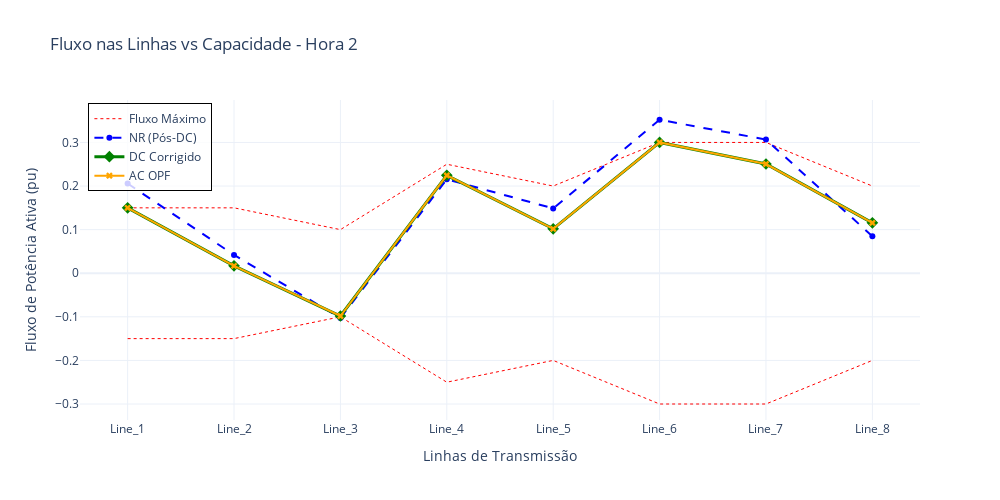

Notebook source saved alongside this figure:
### Code cell
# --- 1. Configuração e Tratamento de Dados ---
h_plot = 2  # Escolha a hora que quiser analisar

# Recupera os nomes e os limites INDIVIDUAIS de cada linha
line_names = [l.name for l in NET.lines]
limits     = np.array([l.flow_max_pu for l in NET.lines])

# Garante que os dados de fluxo estão em numpy array para indexação [h_plot]
f_nr   = np.array(flows_out_nr)
f_corr = np.array(flows_out_dc_corr)
f_ac   = np.array(flows_out_ac)

fig = go.Figure()

# --- 2. Plota os Limites (O "Envelope") ---
# Limite Superior (P_max)
fig.add_trace(go.Scatter(
    x=line_names, 
    y=limits,
    mode='lines', 
    name='Fluxo Máximo',
    line=dict(color='red', width=1, dash='dot'), # Linha pontilhada vermelha
    hoverinfo='y+name'
))

# Limite Inferior (-P_max)
fig.add_trace(go.Scatter(
    x=line_names, 
    y=-limits,
    mode='lines', 
    name='Fluxo Mínimo',
    line=dict(color='red', width=1, dash='dot'),
    showlegend=False, # Não precisa poluir a legenda duas vezes
    hoverinfo='skip'
))

# --- 3. Plota os Fluxos dos Métodos ---

# NR (Estado Inicial/Violado)
fig.add_trace(go.Scatter(
    x=line_names, 
    y=f_nr[h_plot],
    mode='lines+markers', 
    name='NR (Pós-DC)',
    line=dict(color='blue', width=2, dash='dash'),
    marker=dict(symbol='circle')
))

# DC Corrigido (Sua Solução MinDeviation)
fig.add_trace(go.Scatter(
    x=line_names, 
    y=f_corr[h_plot],
    mode='lines+markers', 
    name='DC Corrigido',
    line=dict(color='green', width=3),
    marker=dict(size=9, symbol='diamond')
))

# AC OPF (Referência Ideal)
fig.add_trace(go.Scatter(
    x=line_names, 
    y=f_ac[h_plot],
    mode='lines+markers', 
    name='AC OPF',
    line=dict(color='orange', width=2),
    marker=dict(symbol='x')
))

# --- 4. Layout Quadrado e Limpo ---
fig.update_layout(
    title=f"Fluxo nas Linhas vs Capacidade - Hora {h_plot}",
    xaxis_title="Linhas de Transmissão",
    yaxis_title="Fluxo de Potência Ativa (pu)",
    
    # Deixa o gráfico quadrado
    width=1000,
    height=500,
    autosize=False,
    
    template="plotly_white",
    hovermode="x unified", # Mostra todos os valores ao passar o mouse numa linha
    legend=dict(
        x=0.01, y=0.99, 
        bgcolor='rgba(255, 255, 255, 0.8)',
        bordercolor="Black",
        borderwidth=1
    )
)

fig.show()

### Figure 1 — Plotly figure (JSON) as saved in the notebook; plotly's stock layout.template omitted (floating-point values rounded to 4 significant figures)
{"data": [{"hoverinfo": "y+name", "line": {"color": "red", "dash": "dot", "width": 1}, "mode": "lines", "name": "Fluxo Máximo", "type": "scatter", "x": ["Line_1", "Line_2", "Line_3", "Line_4", "Line_5", "Line_6", "Line_7", "Line_8"], "y": [0.15, 0.15, 0.1, 0.25, 0.2, 0.3, 0.3, 0.2]}, {"hoverinfo": "skip", "line": {"color": "red", "dash": "dot", "width": 1}, "mode": "lines", "name": "Fluxo Mínimo", "showlegend": false, "type": "scatter", "x": ["Line_1", "Line_2", "Line_3", "Line_4", "Line_5", "Line_6", "Line_7", "Line_8"], "y": [-0.15, -0.15, -0.1, -0.25, -0.2, -0.3, -0.3, -0.2]}, {"line": {"color": "blue", "dash": "dash", "width": 2}, "marker": {"symbol": "circle"}, "mode": "lines+markers", "name": "NR (Pós-DC)", "type": "scatter", "x": ["Line_1", "Line_2", "Line_3", "Line_4", "Line_5", "Line_6", "Line_7", "Line_8"], "y": [0.2058, 0.04196, -0.1027, 0.2155, 0.1487, 0.3521, 0.3067, 0.08475]}, {"line": {"color": "green", "width": 3}, "marker": {"size": 9, "symbol": "diamond"}, "mode": "lines+markers", "name": "DC Corrigido", "type": "scatter", "x": ["Line_1", "Line_2", "Line_3", "Line_4", "Line_5", "Line_6", "Line_7", "Line_8"], "y": [0.15, 0.01701, -0.09817, 0.2245, 0.1019, 0.3, 0.2505, 0.1155]}, {"line": {"color": "orange", "width": 2}, "marker": {"symbol": "x"}, "mode": "lines+markers", "name": "AC OPF", "type": "scatter", "x": ["Line_1", "Line_2", "Line_3", "Line_4", "Line_5", "Line_6", "Line_7", "Line_8"], "y": [0.15, 0.01696, -0.09818, 0.2244, 0.1018, 0.3, 0.2505, 0.1154]}], "layout": {"autosize": false, "height": 500, "hovermode": "x unified", "legend": {"bgcolor": "rgba(255, 255, 255, 0.8)", "bordercolor": "Black", "borderwidth": 1, "x": 0.01, "y": 0.99}, "title": {"text": "Fluxo nas Linhas vs Capacidade - Hora 2"}, "width": 1000, "xaxis": {"title": {"text": "Linhas de Transmissão"}}, "yaxis": {"title": {"text": "Fluxo de Potência Ativa (pu)"}}}}
